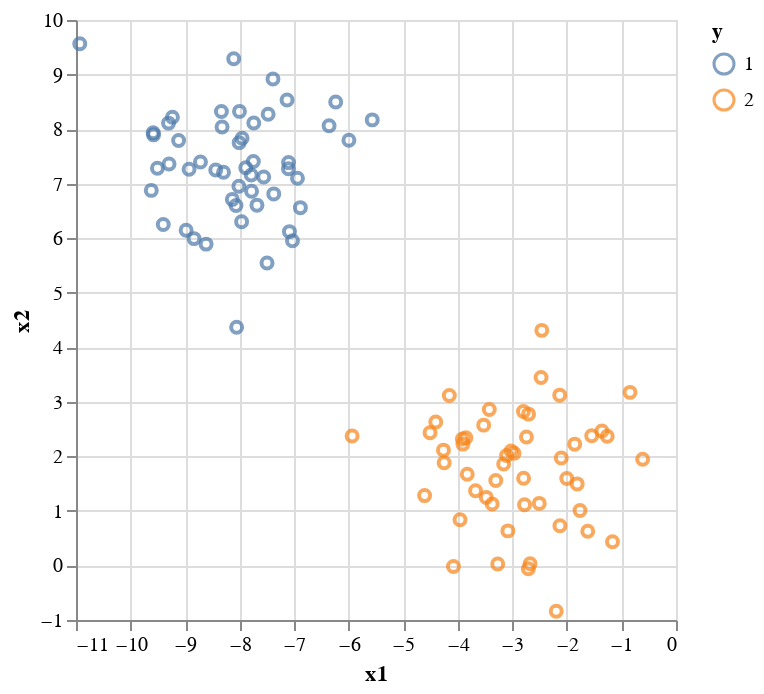

Notebook code for this chart:
### Code cell
using VegaLite
dfBlobs |> @vlplot(:point, x=:x1, y=:x2, color = :"y:n")

### Figure 1 — Vega-Lite specification as saved in the notebook (floating-point values rounded to 4 significant figures)
{"data": {"values": [{"x1": -7.131, "x2": 8.532, "y": 1}, {"x1": -8.003, "x2": 8.325, "y": 1}, {"x1": -3.852, "x2": 2.343, "y": 2}, {"x1": -7.741, "x2": 8.11, "y": 1}, {"x1": -8.322, "x2": 8.038, "y": 1}, {"x1": -3.023, "x2": 2.097, "y": 2}, {"x1": -7.683, "x2": 6.605, "y": 1}, {"x1": -9.585, "x2": 7.931, "y": 1}, {"x1": -7.781, "x2": 6.86, "y": 1}, {"x1": -1.164, "x2": 0.4332, "y": 2}, {"x1": -2.003, "x2": 1.594, "y": 2}, {"x1": -3.16, "x2": 1.86, "y": 2}, {"x1": -3.106, "x2": 2.017, "y": 2}, {"x1": -9.62, "x2": 6.876, "y": 1}, {"x1": -2.969, "x2": 2.058, "y": 2}, {"x1": -4.25, "x2": 1.882, "y": 2}, {"x1": -1.618, "x2": 0.6281, "y": 2}, {"x1": -4.08, "x2": -0.01849, "y": 2}, {"x1": -8.438, "x2": 7.25, "y": 1}, {"x1": -3.37, "x2": 1.128, "y": 2}, {"x1": -4.156, "x2": 3.117, "y": 2}, {"x1": -3.423, "x2": 2.858, "y": 2}, {"x1": -8.334, "x2": 8.323, "y": 1}, {"x1": -3.304, "x2": 1.557, "y": 2}, {"x1": -8.014, "x2": 6.952, "y": 1}, {"x1": -4.509, "x2": 2.433, "y": 2}, {"x1": -3.827, "x2": 1.671, "y": 2}, {"x1": -2.675, "x2": 0.03144, "y": 2}, {"x1": -9.507, "x2": 7.281, "y": 1}, {"x1": -3.675, "x2": 1.368, "y": 2}, {"x1": -7.105, "x2": 7.272, "y": 1}, {"x1": -3.917, "x2": 2.319, "y": 2}, {"x1": -9.119, "x2": 7.792, "y": 1}, {"x1": -2.128, "x2": 0.7287, "y": 2}, {"x1": -2.132, "x2": 3.122, "y": 2}, {"x1": -8.927, "x2": 7.265, "y": 1}, {"x1": -2.707, "x2": -0.06007, "y": 2}, {"x1": -3.478, "x2": 1.248, "y": 2}, {"x1": -7.964, "x2": 6.302, "y": 1}, {"x1": -8.008, "x2": 7.751, "y": 1}, {"x1": -8.134, "x2": 6.711, "y": 1}, {"x1": -8.981, "x2": 6.147, "y": 1}, {"x1": -8.836, "x2": 5.992, "y": 1}, {"x1": -6.94, "x2": 7.098, "y": 1}, {"x1": -1.545, "x2": 2.378, "y": 2}, {"x1": -7.955, "x2": 7.833, "y": 1}, {"x1": -7.887, "x2": 7.292, "y": 1}, {"x1": -6.36, "x2": 8.061, "y": 1}, {"x1": -7.031, "x2": 5.952, "y": 1}, {"x1": -1.812, "x2": 1.495, "y": 2}, {"x1": -7.477, "x2": 8.273, "y": 1}, {"x1": -9.294, "x2": 7.361, "y": 1}, {"x1": -2.196, "x2": -0.8385, "y": 2}, {"x1": -2.104, "x2": 1.97, "y": 2}, {"x1": -9.232, "x2": 8.219, "y": 1}, {"x1": -2.46, "x2": 4.31, "y": 2}, {"x1": -3.907, "x2": 2.225, "y": 2}, {"x1": -4.404, "x2": 2.63, "y": 2}, {"x1": -7.748, "x2": 7.407, "y": 1}, {"x1": -1.261, "x2": 2.37, "y": 2}, {"x1": -4.609, "x2": 1.281, "y": 2}, {"x1": -2.703, "x2": 2.774, "y": 2}, {"x1": -8.296, "x2": 7.208, "y": 1}, {"x1": -5.997, "x2": 7.795, "y": 1}, {"x1": -3.526, "x2": 2.572, "y": 2}, {"x1": -0.611, "x2": 1.946, "y": 2}, {"x1": -8.718, "x2": 7.397, "y": 1}, {"x1": -0.8428, "x2": 3.174, "y": 2}, {"x1": -1.76, "x2": 1.009, "y": 2}, {"x1": -2.797, "x2": 2.821, "y": 2}, {"x1": -9.4, "x2": 6.251, "y": 1}, {"x1": -7.087, "x2": 6.12, "y": 1}, {"x1": -8.055, "x2": 4.366, "y": 1}, {"x1": -6.886, "x2": 6.56, "y": 1}, {"x1": -4.263, "x2": 2.114, "y": 2}, {"x1": -7.389, "x2": 8.919, "y": 1}, {"x1": -7.103, "x2": 7.386, "y": 1}, {"x1": -2.777, "x2": 1.114, "y": 2}, {"x1": -1.358, "x2": 2.465, "y": 2}, {"x1": -3.96, "x2": 0.8391, "y": 2}, {"x1": -3.082, "x2": 0.6339, "y": 2}, {"x1": -7.375, "x2": 6.812, "y": 1}, {"x1": -1.857, "x2": 2.224, "y": 2}, {"x1": -7.498, "x2": 5.545, "y": 1}, {"x1": -2.793, "x2": 1.598, "y": 2}, {"x1": -5.938, "x2": 2.374, "y": 2}, {"x1": -10.93, "x2": 9.564, "y": 1}, {"x1": -2.474, "x2": 3.445, "y": 2}, {"x1": -3.268, "x2": 0.02537, "y": 2}, {"x1": -6.239, "x2": 8.495, "y": 1}, {"x1": -5.569, "x2": 8.169, "y": 1}, {"x1": -2.742, "x2": 2.355, "y": 2}, {"x1": -9.578, "x2": 7.895, "y": 1}, {"x1": -8.108, "x2": 9.291, "y": 1}, {"x1": -8.067, "x2": 6.598, "y": 1}, {"x1": -8.615, "x2": 5.891, "y": 1}, {"x1": -9.304, "x2": 8.11, "y": 1}, {"x1": -7.787, "x2": 7.159, "y": 1}, {"x1": -2.507, "x2": 1.138, "y": 2}, {"x1": -7.558, "x2": 7.122, "y": 1}]}, "encoding": {"color": {"field": "y", "type": "nominal"}, "x": {"field": "x1", "type": "quantitative"}, "y": {"field": "x2", "type": "quantitative"}}, "mark": "point"}
